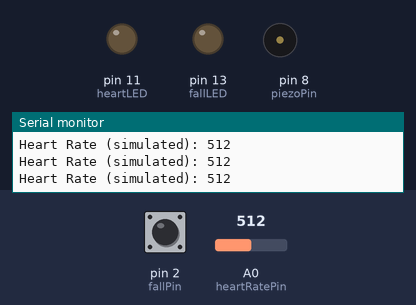
This sketch was run on a simulated Arduino Uno, built with avr-gcc and run on an emulated ATmega328P. Shown: output pins drawn as LEDs (lit = HIGH), buzzer (waves = sounding), the last lines printed to the serial monitor. Dashed ring = blinking. The inputs (shaded band) are chosen by the test bench; at power-on: A0 (heartRatePin) = 512, pin 2 (fallPin) HIGH.

Above: at 1.3 s.
1.4 s: A0 (heartRatePin) set to 683
2.9 s: A0 (heartRatePin) set to 709
At 3.8 s:
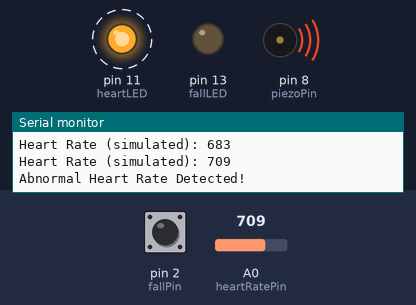
5.9 s: pin 2 (fallPin) pulled LOW for 0.6 s
At 6.6 s:
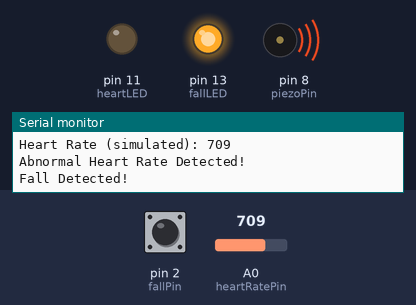
8.9 s: pin 2 (fallPin) pulled LOW for 3.2 s
At 11.7 s:
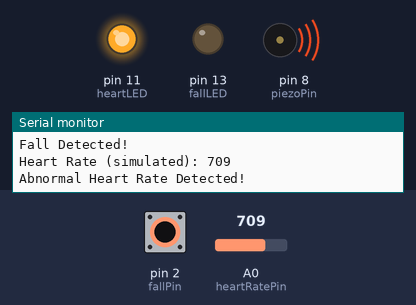
13.6 s: A0 (heartRatePin) set to 690
At 13.6 s:
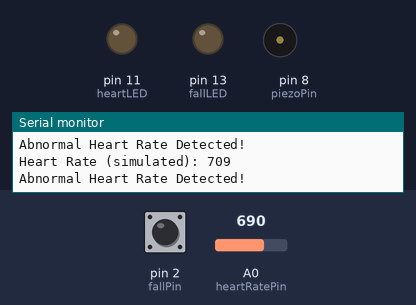
Timing chart, 0 to 16.1 s (numbered marks = the images above; inputs shaded):
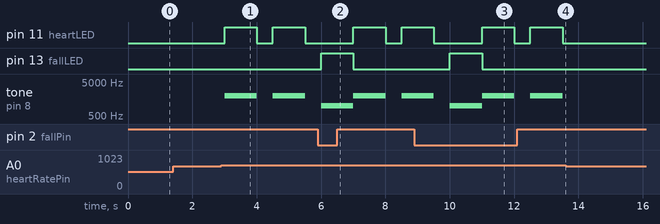

Measured:
- the behaviour switches between 700 and 701 on A0 (heartRatePin) (found by bisection; images 0 and 1)
- after the input at 2.9 s, pin 11 (heartLED): alternates HIGH for 1.0 s and LOW for 0.50 s, starting after 0.10 s; tone on pin 8 (piezoPin): alternates 2000 Hz for 1.0 s and silent for 0.50 s, starting after 0.10 s
- after the input at 5.9 s, pin 13 (fallLED): LOW → HIGH after 0.10 s, → LOW 1.0 s later
- after the input at 8.9 s, pin 13 (fallLED): LOW → HIGH after 1.1 s, → LOW 1.0 s later
- after the input at 13.6 s, pin 11 (heartLED): stays LOW (without the input it goes to HIGH after 0.41 s); tone on pin 8 (piezoPin): stays silent (without the input it goes to 2000 Hz after 0.41 s)

The sketch:

KoreiGuard.ino
```cpp
const int fallPin = 2;         // Pushbutton to simulate fall
const int heartRatePin = A0;   // Potentiometer to simulate heart rate
const int fallLED = 13;        // LED for fall detection
const int heartLED = 11;       // LED for heart rate alert
const int piezoPin = 8;        // Piezo speaker

void setup() {
  pinMode(fallPin, INPUT_PULLUP);  // Button uses internal pull-up
  pinMode(fallLED, OUTPUT);
  pinMode(heartLED, OUTPUT);
  pinMode(piezoPin, OUTPUT);
  Serial.begin(9600);
}

void loop() {
  // === Fall Detection ===
  if (digitalRead(fallPin) == LOW) { // Button pressed
    digitalWrite(fallLED, HIGH);
    tone(piezoPin, 1000);  // Sound alarm at 1000 Hz
    Serial.println("Fall Detected!");
    delay(1000);
    digitalWrite(fallLED, LOW);
    noTone(piezoPin);
  }

  // === Heart Rate Monitoring ===
  int heartRateValue = analogRead(heartRatePin);
  Serial.print("Heart Rate (simulated): ");
  Serial.println(heartRateValue);

  if (heartRateValue < 300 || heartRateValue > 700) {
    digitalWrite(heartLED, HIGH);
    tone(piezoPin, 2000);  // Higher pitch for abnormal heart rate
    Serial.println("Abnormal Heart Rate Detected!");
    delay(1000);
    digitalWrite(heartLED, LOW);
    noTone(piezoPin);
  }

  delay(500);  // Short delay for stability
}
```
